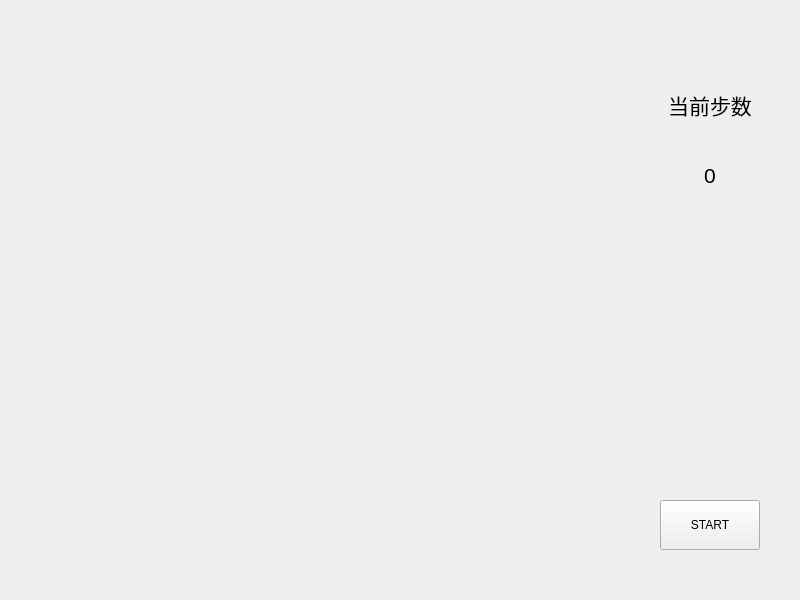
<?xml version="1.0" encoding="UTF-8"?>
<ui version="4.0">
 <class>MainWindow</class>
 <widget class="QMainWindow" name="MainWindow">
  <property name="geometry">
   <rect>
    <x>0</x>
    <y>0</y>
    <width>800</width>
    <height>600</height>
   </rect>
  </property>
  <property name="windowTitle">
   <string>MainWindow</string>
  </property>
  <widget class="QWidget" name="centralwidget">
   <widget class="QLabel" name="maze_window">
    <property name="geometry">
     <rect>
      <x>50</x>
      <y>50</y>
      <width>500</width>
      <height>500</height>
     </rect>
    </property>
    <property name="text">
     <string/>
    </property>
    <property name="textFormat">
     <enum>Qt::RichText</enum>
    </property>
    <property name="pixmap">
     <pixmap>:/bg.jpg</pixmap>
    </property>
   </widget>
   <widget class="QPushButton" name="startBtn">
    <property name="geometry">
     <rect>
      <x>660</x>
      <y>500</y>
      <width>100</width>
      <height>50</height>
     </rect>
    </property>
    <property name="text">
     <string>START</string>
    </property>
   </widget>
   <widget class="QLabel" name="stepMsg">
    <property name="geometry">
     <rect>
      <x>660</x>
      <y>80</y>
      <width>100</width>
      <height>50</height>
     </rect>
    </property>
    <property name="font">
     <font>
      <pointsize>16</pointsize>
     </font>
    </property>
    <property name="text">
     <string>当前步数</string>
    </property>
    <property name="alignment">
     <set>Qt::AlignCenter</set>
    </property>
   </widget>
   <widget class="QLabel" name="step">
    <property name="geometry">
     <rect>
      <x>660</x>
      <y>150</y>
      <width>100</width>
      <height>50</height>
     </rect>
    </property>
    <property name="font">
     <font>
      <pointsize>16</pointsize>
     </font>
    </property>
    <property name="text">
     <string>0</string>
    </property>
    <property name="alignment">
     <set>Qt::AlignCenter</set>
    </property>
   </widget>
  </widget>
 </widget>
 <resources>
  <include location="res.qrc"/>
 </resources>
 <connections/>
</ui>
